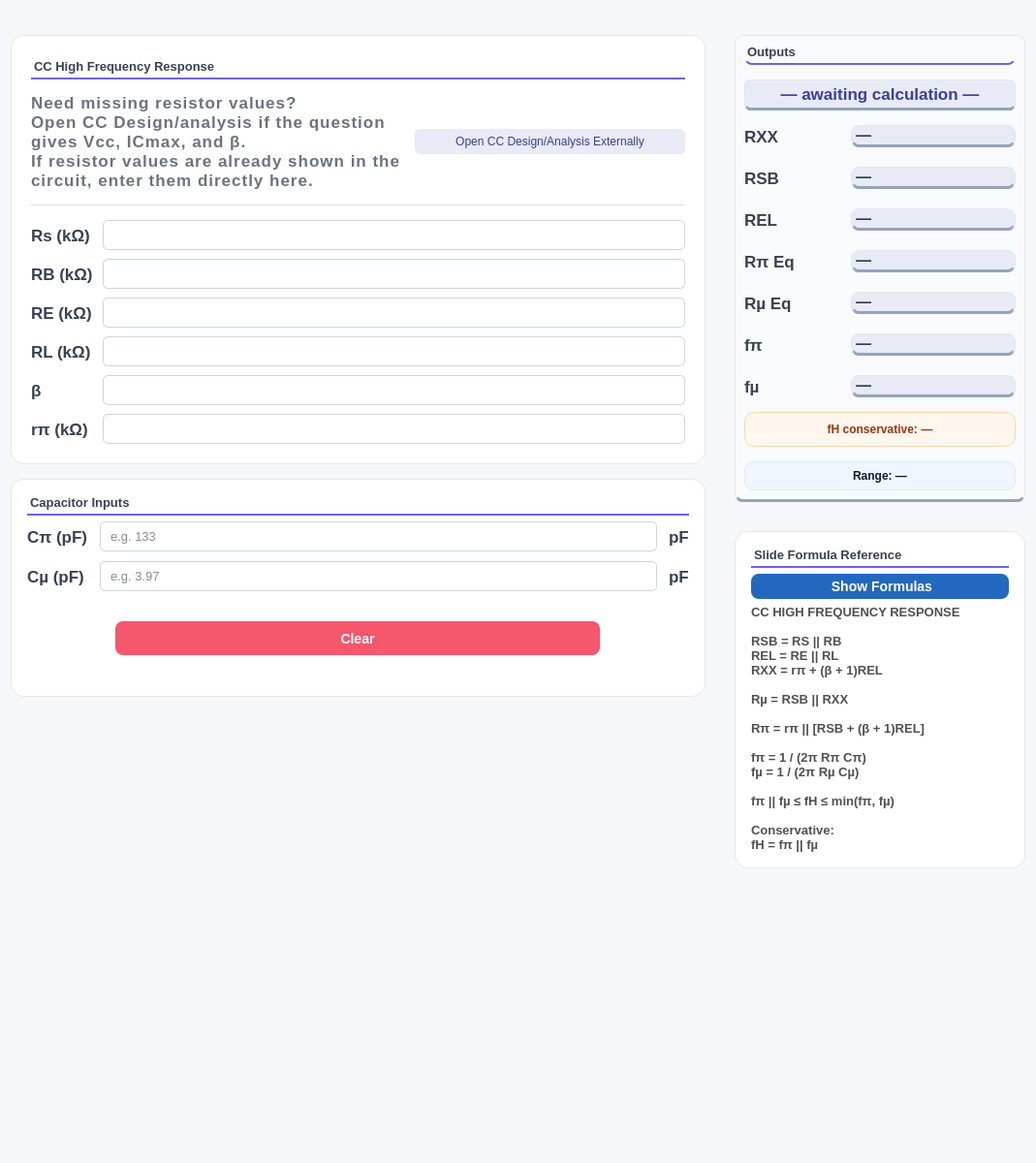
<?xml version="1.0" encoding="UTF-8"?>
<ui version="4.0">
 <class>Form</class>
 <widget class="QWidget" name="Form">
  <property name="geometry">
   <rect>
    <x>0</x>
    <y>0</y>
    <width>1069</width>
    <height>1200</height>
   </rect>
  </property>
  <property name="sizePolicy">
   <sizepolicy hsizetype="Preferred" vsizetype="Preferred">
    <horstretch>0</horstretch>
    <verstretch>0</verstretch>
   </sizepolicy>
  </property>
  <property name="minimumSize">
   <size>
    <width>1069</width>
    <height>1200</height>
   </size>
  </property>
  <property name="mouseTracking">
   <bool>false</bool>
  </property>
  <property name="windowTitle">
   <string>Form</string>
  </property>
  <property name="styleSheet">
   <string notr="true">QWidget {
background-color: #f5f7fa;
}
QLineEdit {
    background-color: #ffffff;
    border: 1px solid #d1d5db;
    border-radius: 5px;

    padding: 6px 8px;

    color: #111827;
    font-size: 13px;
    font-family: &quot;JetBrains Mono&quot;, &quot;Consolas&quot;, monospace;
}

QLineEdit:focus {
    border: 1px solid #667EEA;
    background-color: #f9fafb;
}
QLabel {
    color: #374151;
    font-family: &quot;Rockwell&quot;;
    font-size: 13pt;
    font-weight: bold;
    background: transparent;
    border: none;
}


QLineEdit:disabled {
    background-color: #f1f5f9;
    color: #94a3b8;
    border: 1px solid #cbd5e1;
}</string>
  </property>
  <layout class="QVBoxLayout" name="verticalLayout_5">
   <item>
    <spacer name="verticalSpacer_2">
     <property name="orientation">
      <enum>Qt::Orientation::Vertical</enum>
     </property>
     <property name="sizeType">
      <enum>QSizePolicy::Policy::Fixed</enum>
     </property>
     <property name="sizeHint" stdset="0">
      <size>
       <width>20</width>
       <height>25</height>
      </size>
     </property>
    </spacer>
   </item>
   <item>
    <layout class="QHBoxLayout" name="horizontalLayout">
     <property name="spacing">
      <number>30</number>
     </property>
     <property name="topMargin">
      <number>0</number>
     </property>
     <item>
      <layout class="QVBoxLayout" name="verticalLayout_3">
       <property name="spacing">
        <number>15</number>
       </property>
       <item>
        <widget class="QFrame" name="frameResistors">
         <property name="sizePolicy">
          <sizepolicy hsizetype="Expanding" vsizetype="Preferred">
           <horstretch>0</horstretch>
           <verstretch>0</verstretch>
          </sizepolicy>
         </property>
         <property name="minimumSize">
          <size>
           <width>0</width>
           <height>0</height>
          </size>
         </property>
         <property name="maximumSize">
          <size>
           <width>1000</width>
           <height>16777215</height>
          </size>
         </property>
         <property name="styleSheet">
          <string notr="true">#frameResistors { 
	background-color: #ffffff; 
	border-right: 1px solid #e5e7eb;
    background-color: white;
    border: 1px solid #e5e7eb;
    border-radius: 14px;
}
</string>
         </property>
         <property name="frameShape">
          <enum>QFrame::Shape::StyledPanel</enum>
         </property>
         <property name="frameShadow">
          <enum>QFrame::Shadow::Raised</enum>
         </property>
         <layout class="QVBoxLayout" name="verticalLayout">
          <property name="spacing">
           <number>14</number>
          </property>
          <property name="leftMargin">
           <number>20</number>
          </property>
          <property name="topMargin">
           <number>24</number>
          </property>
          <property name="rightMargin">
           <number>20</number>
          </property>
          <property name="bottomMargin">
           <number>20</number>
          </property>
          <item>
           <widget class="QLabel" name="labelInputs">
            <property name="sizePolicy">
             <sizepolicy hsizetype="Preferred" vsizetype="Fixed">
              <horstretch>0</horstretch>
              <verstretch>0</verstretch>
             </sizepolicy>
            </property>
            <property name="maximumSize">
             <size>
              <width>16777215</width>
              <height>30</height>
             </size>
            </property>
            <property name="styleSheet">
             <string notr="true">QLabel {
    color: #374151;
    font-size: 13px;
    font-weight: 600;
	background-color: transparent;
    padding-bottom: 4px;
    border: none;
    border-bottom: 2px solid #6D63E8;
	
	
	font: 13pt &quot;Rockwell&quot;;
}</string>
            </property>
            <property name="text">
             <string>CC High Frequency Response</string>
            </property>
           </widget>
          </item>
          <item>
           <layout class="QHBoxLayout" name="horizontalLayout_2">
            <item>
             <widget class="QLabel" name="labelNoteGivenVcc">
              <property name="sizePolicy">
               <sizepolicy hsizetype="Preferred" vsizetype="Fixed">
                <horstretch>0</horstretch>
                <verstretch>0</verstretch>
               </sizepolicy>
              </property>
              <property name="styleSheet">
               <string notr="true">font: 600 9pt 'Segoe UI'; color: #6b7280; letter-spacing: 1px;</string>
              </property>
              <property name="text">
               <string>Need missing resistor values?
Open CC Design/analysis if the question gives Vcc, ICmax, and β.
If resistor values are already shown in the circuit, enter them directly here.</string>
              </property>
              <property name="wordWrap">
               <bool>true</bool>
              </property>
             </widget>
            </item>
            <item>
             <widget class="QPushButton" name="buttonOpen">
              <property name="cursor">
               <cursorShape>PointingHandCursor</cursorShape>
              </property>
              <property name="styleSheet">
               <string notr="true">QPushButton { background:#e8eaf6; color:#3d3d9e; border-radius:6px; font:700 9pt 'Segoe UI'; padding:6px 10px; border:none; }
QPushButton:hover { background:#6D63E8; color:white; }
QPushButton:checked { background:#6D63E8; color:white; }
QPushButton:pressed {
    /* Slightly darker than your #6D63E8 hover color */
    background-color: #5a52c7; 
    color: #f0f0f0;
    
    /* The &quot;Push&quot; effect: increase top padding, decrease bottom */
    padding-top: 8px;
    padding-bottom: 4px;
}</string>
              </property>
              <property name="text">
               <string>Open CC Design/Analysis Externally</string>
              </property>
             </widget>
            </item>
           </layout>
          </item>
          <item>
           <widget class="QFrame" name="div2">
            <property name="styleSheet">
             <string notr="true">color:#e5e7eb;</string>
            </property>
            <property name="frameShape">
             <enum>QFrame::Shape::HLine</enum>
            </property>
           </widget>
          </item>
          <item>
           <layout class="QGridLayout" name="gridInputs">
            <property name="horizontalSpacing">
             <number>10</number>
            </property>
            <property name="verticalSpacing">
             <number>9</number>
            </property>
            <item row="2" column="0">
             <widget class="QLabel" name="labelRE">
              <property name="styleSheet">
               <string notr="true"/>
              </property>
              <property name="text">
               <string>RE (kΩ)</string>
              </property>
             </widget>
            </item>
            <item row="3" column="1">
             <widget class="QLineEdit" name="lineRL">
              <property name="placeholderText">
               <string/>
              </property>
             </widget>
            </item>
            <item row="3" column="0">
             <widget class="QLabel" name="labelRL">
              <property name="styleSheet">
               <string notr="true"/>
              </property>
              <property name="text">
               <string>RL (kΩ)</string>
              </property>
             </widget>
            </item>
            <item row="5" column="0">
             <widget class="QLabel" name="labelRpiInput">
              <property name="styleSheet">
               <string notr="true"/>
              </property>
              <property name="text">
               <string>rπ (kΩ)</string>
              </property>
             </widget>
            </item>
            <item row="5" column="1">
             <widget class="QLineEdit" name="lineRpi">
              <property name="placeholderText">
               <string/>
              </property>
             </widget>
            </item>
            <item row="2" column="1">
             <widget class="QLineEdit" name="lineRE">
              <property name="placeholderText">
               <string/>
              </property>
             </widget>
            </item>
            <item row="0" column="0">
             <widget class="QLabel" name="labelRs">
              <property name="styleSheet">
               <string notr="true"/>
              </property>
              <property name="text">
               <string>Rs (kΩ)</string>
              </property>
             </widget>
            </item>
            <item row="1" column="0">
             <widget class="QLabel" name="labelRB">
              <property name="styleSheet">
               <string notr="true"/>
              </property>
              <property name="text">
               <string>RB (kΩ)</string>
              </property>
             </widget>
            </item>
            <item row="4" column="1">
             <widget class="QLineEdit" name="lineBeta">
              <property name="placeholderText">
               <string/>
              </property>
             </widget>
            </item>
            <item row="4" column="0">
             <widget class="QLabel" name="labelBeta">
              <property name="styleSheet">
               <string notr="true"/>
              </property>
              <property name="text">
               <string>β</string>
              </property>
             </widget>
            </item>
            <item row="0" column="1">
             <widget class="QLineEdit" name="lineRs">
              <property name="placeholderText">
               <string/>
              </property>
             </widget>
            </item>
            <item row="1" column="1">
             <widget class="QLineEdit" name="lineRB">
              <property name="placeholderText">
               <string/>
              </property>
             </widget>
            </item>
           </layout>
          </item>
         </layout>
        </widget>
       </item>
       <item>
        <widget class="QFrame" name="frameCapacitors">
         <property name="sizePolicy">
          <sizepolicy hsizetype="Expanding" vsizetype="Preferred">
           <horstretch>0</horstretch>
           <verstretch>0</verstretch>
          </sizepolicy>
         </property>
         <property name="maximumSize">
          <size>
           <width>1000</width>
           <height>16777215</height>
          </size>
         </property>
         <property name="styleSheet">
          <string notr="true">#frameCapacitors{ 
	background-color: #ffffff; 
	border-right: 1px solid #e5e7eb;
    background-color: white;
    border: 1px solid #e5e7eb;
    border-radius: 14px;
}
</string>
         </property>
         <property name="frameShape">
          <enum>QFrame::Shape::StyledPanel</enum>
         </property>
         <layout class="QVBoxLayout" name="capsCardLayout">
          <property name="spacing">
           <number>6</number>
          </property>
          <property name="leftMargin">
           <number>16</number>
          </property>
          <property name="topMargin">
           <number>16</number>
          </property>
          <property name="rightMargin">
           <number>16</number>
          </property>
          <property name="bottomMargin">
           <number>16</number>
          </property>
          <item>
           <widget class="QLabel" name="labelCapsTitle">
            <property name="sizePolicy">
             <sizepolicy hsizetype="Preferred" vsizetype="Fixed">
              <horstretch>0</horstretch>
              <verstretch>0</verstretch>
             </sizepolicy>
            </property>
            <property name="styleSheet">
             <string notr="true">QLabel {
    color: #374151;
    font-size: 13px;
    font-weight: 600;
	background-color: transparent;
    padding-bottom: 4px;
    border: none;
    border-bottom: 2px solid #6D63E8;
	
	
	font: 13pt &quot;Rockwell&quot;;
}</string>
            </property>
            <property name="text">
             <string>Capacitor Inputs</string>
            </property>
            <property name="sectionTitle" stdset="0">
             <bool>true</bool>
            </property>
           </widget>
          </item>
          <item>
           <layout class="QGridLayout" name="capGrid">
            <property name="horizontalSpacing">
             <number>12</number>
            </property>
            <property name="verticalSpacing">
             <number>10</number>
            </property>
            <item row="0" column="1">
             <widget class="SmartLineEdit" name="lineCpi">
              <property name="placeholderText">
               <string>e.g. 133</string>
              </property>
             </widget>
            </item>
            <item row="1" column="1">
             <widget class="SmartLineEdit" name="lineCmu">
              <property name="placeholderText">
               <string>e.g. 3.97</string>
              </property>
             </widget>
            </item>
            <item row="0" column="0">
             <widget class="QLabel" name="labelCpiInput">
              <property name="text">
               <string>Cπ (pF)</string>
              </property>
              <property name="fieldLabel" stdset="0">
               <bool>true</bool>
              </property>
             </widget>
            </item>
            <item row="1" column="0">
             <widget class="QLabel" name="labelCmuInput">
              <property name="text">
               <string>Cµ (pF)</string>
              </property>
              <property name="fieldLabel" stdset="0">
               <bool>true</bool>
              </property>
             </widget>
            </item>
            <item row="1" column="2">
             <widget class="QLabel" name="labelCmuUnit">
              <property name="text">
               <string>pF</string>
              </property>
             </widget>
            </item>
            <item row="0" column="2">
             <widget class="QLabel" name="labelCpiUnit">
              <property name="text">
               <string>pF</string>
              </property>
             </widget>
            </item>
           </layout>
          </item>
          <item>
           <spacer name="verticalSpacer_8">
            <property name="orientation">
             <enum>Qt::Orientation::Vertical</enum>
            </property>
            <property name="sizeType">
             <enum>QSizePolicy::Policy::Fixed</enum>
            </property>
            <property name="sizeHint" stdset="0">
             <size>
              <width>20</width>
              <height>25</height>
             </size>
            </property>
           </spacer>
          </item>
          <item>
           <layout class="QHBoxLayout" name="buttonLayout">
            <property name="spacing">
             <number>0</number>
            </property>
            <item>
             <widget class="QPushButton" name="pushButtonClear">
              <property name="sizePolicy">
               <sizepolicy hsizetype="Minimum" vsizetype="Preferred">
                <horstretch>0</horstretch>
                <verstretch>0</verstretch>
               </sizepolicy>
              </property>
              <property name="maximumSize">
               <size>
                <width>500</width>
                <height>35</height>
               </size>
              </property>
              <property name="cursor">
               <cursorShape>PointingHandCursor</cursorShape>
              </property>
              <property name="styleSheet">
               <string notr="true">QPushButton {
    background-color: #f5576c;
    color: white;
    border: none;
    border-radius: 8px;
    font-size: 14px;
    font-weight: 600; /* 'Semi-bold' for the Inter font vibe */
    padding: 10px 20px;
}

QPushButton:hover {
    background-color: #e5475c;
}

QPushButton:pressed {
    background-color: #d93f53; /* slightly darker for click feedback */
}

QPushButton:disabled {
    background-color: #e0e0e0;
    color: #999999;
}
</string>
              </property>
              <property name="text">
               <string>Clear</string>
              </property>
             </widget>
            </item>
           </layout>
          </item>
          <item>
           <widget class="QLabel" name="labelImage">
            <property name="maximumSize">
             <size>
              <width>300</width>
              <height>200</height>
             </size>
            </property>
            <property name="text">
             <string/>
            </property>
            <property name="pixmap">
             <pixmap>../../assets/images/danger_placeholder.jpg</pixmap>
            </property>
            <property name="scaledContents">
             <bool>true</bool>
            </property>
           </widget>
          </item>
         </layout>
        </widget>
       </item>
       <item>
        <spacer name="verticalSpacer_7">
         <property name="orientation">
          <enum>Qt::Orientation::Vertical</enum>
         </property>
         <property name="sizeType">
          <enum>QSizePolicy::Policy::Expanding</enum>
         </property>
         <property name="sizeHint" stdset="0">
          <size>
           <width>20</width>
           <height>40</height>
          </size>
         </property>
        </spacer>
       </item>
      </layout>
     </item>
     <item>
      <layout class="QVBoxLayout" name="verticalLayout_4">
       <item>
        <widget class="QFrame" name="frameOutputs">
         <property name="sizePolicy">
          <sizepolicy hsizetype="Preferred" vsizetype="Preferred">
           <horstretch>0</horstretch>
           <verstretch>0</verstretch>
          </sizepolicy>
         </property>
         <property name="minimumSize">
          <size>
           <width>300</width>
           <height>0</height>
          </size>
         </property>
         <property name="maximumSize">
          <size>
           <width>16777215</width>
           <height>16777215</height>
          </size>
         </property>
         <property name="styleSheet">
          <string notr="true">background-color: #f8fafc;
color: #334155;
border-radius: 8px;
border: 1px solid #e2e8f0;
border-bottom: 3px solid #94a3b8;
font-family: 'Inter', sans-serif;</string>
         </property>
         <property name="frameShape">
          <enum>QFrame::Shape::StyledPanel</enum>
         </property>
         <layout class="QVBoxLayout" name="verticalLayout_2">
          <property name="spacing">
           <number>15</number>
          </property>
          <item>
           <widget class="QLabel" name="labelOutput">
            <property name="sizePolicy">
             <sizepolicy hsizetype="Preferred" vsizetype="Fixed">
              <horstretch>0</horstretch>
              <verstretch>0</verstretch>
             </sizepolicy>
            </property>
            <property name="styleSheet">
             <string notr="true">QLabel {
    color: #374151;
    font-size: 13px;
    font-weight: 600;
	background-color: transparent;
    padding-bottom: 4px;
    border: none;
    border-bottom: 2px solid #6D63E8;
	
	
	font: 13pt &quot;Rockwell&quot;;
}</string>
            </property>
            <property name="text">
             <string>Outputs</string>
            </property>
           </widget>
          </item>
          <item>
           <widget class="QLabel" name="labelMode">
            <property name="minimumSize">
             <size>
              <width>0</width>
              <height>32</height>
             </size>
            </property>
            <property name="maximumSize">
             <size>
              <width>16777215</width>
              <height>32</height>
             </size>
            </property>
            <property name="styleSheet">
             <string notr="true">QLabel {
    background-color: #e8eaf6;
    color: #3d3d9e;
    border-radius: 6px;
    font: 700 11pt &quot;Rockwell&quot;;
    padding: 4px 14px; 
    qproperty-alignment: AlignCenter;
}</string>
            </property>
            <property name="text">
             <string>— awaiting calculation —</string>
            </property>
            <property name="alignment">
             <set>Qt::AlignmentFlag::AlignCenter</set>
            </property>
           </widget>
          </item>
          <item>
           <layout class="QGridLayout" name="gridOutputs">
            <property name="horizontalSpacing">
             <number>10</number>
            </property>
            <property name="verticalSpacing">
             <number>20</number>
            </property>
            <item row="4" column="0">
             <widget class="QLabel" name="labelRmuTitle">
              <property name="minimumSize">
               <size>
                <width>0</width>
                <height>0</height>
               </size>
              </property>
              <property name="maximumSize">
               <size>
                <width>100</width>
                <height>16777215</height>
               </size>
              </property>
              <property name="styleSheet">
               <string notr="true">QLabel {
    color: #374151;
    font-family: &quot;Rockwell&quot;;
    font-size: 13pt;
    font-weight: bold;
    background: transparent;
    border: none;
}</string>
              </property>
              <property name="text">
               <string>Rµ Eq</string>
              </property>
             </widget>
            </item>
            <item row="0" column="0">
             <widget class="QLabel" name="labelRXXTitle">
              <property name="minimumSize">
               <size>
                <width>0</width>
                <height>0</height>
               </size>
              </property>
              <property name="maximumSize">
               <size>
                <width>100</width>
                <height>16777215</height>
               </size>
              </property>
              <property name="styleSheet">
               <string notr="true">QLabel {
    color: #374151;
    font-family: &quot;Rockwell&quot;;
    font-size: 13pt;
    font-weight: bold;
    background: transparent;
    border: none;
}</string>
              </property>
              <property name="text">
               <string>RXX</string>
              </property>
             </widget>
            </item>
            <item row="1" column="1">
             <widget class="QLabel" name="labelRSB">
              <property name="styleSheet">
               <string notr="true">font-size: 16px; font-weight: bold; color: #2c3e50; background: #e8eaf6;

</string>
              </property>
              <property name="text">
               <string>—</string>
              </property>
              <property name="result" stdset="0">
               <bool>true</bool>
              </property>
             </widget>
            </item>
            <item row="3" column="0">
             <widget class="QLabel" name="labelRpiTitle">
              <property name="minimumSize">
               <size>
                <width>0</width>
                <height>0</height>
               </size>
              </property>
              <property name="maximumSize">
               <size>
                <width>100</width>
                <height>16777215</height>
               </size>
              </property>
              <property name="styleSheet">
               <string notr="true">QLabel {
    color: #374151;
    font-family: &quot;Rockwell&quot;;
    font-size: 13pt;
    font-weight: bold;
    background: transparent;
    border: none;
}</string>
              </property>
              <property name="text">
               <string>Rπ Eq</string>
              </property>
             </widget>
            </item>
            <item row="6" column="0">
             <widget class="QLabel" name="labelFmuTitle">
              <property name="minimumSize">
               <size>
                <width>0</width>
                <height>0</height>
               </size>
              </property>
              <property name="maximumSize">
               <size>
                <width>100</width>
                <height>16777215</height>
               </size>
              </property>
              <property name="styleSheet">
               <string notr="true">QLabel {
    color: #374151;
    font-family: &quot;Rockwell&quot;;
    font-size: 13pt;
    font-weight: bold;
    background: transparent;
    border: none;
}</string>
              </property>
              <property name="text">
               <string>fµ</string>
              </property>
             </widget>
            </item>
            <item row="0" column="1">
             <widget class="QLabel" name="labelRXX">
              <property name="styleSheet">
               <string notr="true">font-size: 16px; font-weight: bold; color: #2c3e50; background: #e8eaf6;

</string>
              </property>
              <property name="text">
               <string>—</string>
              </property>
              <property name="result" stdset="0">
               <bool>true</bool>
              </property>
             </widget>
            </item>
            <item row="3" column="1">
             <widget class="QLabel" name="labelRpi">
              <property name="styleSheet">
               <string notr="true">font-size: 16px; font-weight: bold; color: #2c3e50; background: #e8eaf6;

</string>
              </property>
              <property name="text">
               <string>—</string>
              </property>
              <property name="result" stdset="0">
               <bool>true</bool>
              </property>
             </widget>
            </item>
            <item row="6" column="1">
             <widget class="QLabel" name="labelFmu">
              <property name="styleSheet">
               <string notr="true">font-size: 16px; font-weight: bold; color: #2c3e50; background: #e8eaf6;

</string>
              </property>
              <property name="text">
               <string>—</string>
              </property>
              <property name="result" stdset="0">
               <bool>true</bool>
              </property>
             </widget>
            </item>
            <item row="4" column="1">
             <widget class="QLabel" name="labelRmu">
              <property name="styleSheet">
               <string notr="true">font-size: 16px; font-weight: bold; color: #2c3e50; background: #e8eaf6;

</string>
              </property>
              <property name="text">
               <string>—</string>
              </property>
              <property name="result" stdset="0">
               <bool>true</bool>
              </property>
             </widget>
            </item>
            <item row="5" column="0">
             <widget class="QLabel" name="labelFpiTitle">
              <property name="minimumSize">
               <size>
                <width>0</width>
                <height>0</height>
               </size>
              </property>
              <property name="maximumSize">
               <size>
                <width>100</width>
                <height>16777215</height>
               </size>
              </property>
              <property name="styleSheet">
               <string notr="true">QLabel {
    color: #374151;
    font-family: &quot;Rockwell&quot;;
    font-size: 13pt;
    font-weight: bold;
    background: transparent;
    border: none;
}</string>
              </property>
              <property name="text">
               <string>fπ</string>
              </property>
             </widget>
            </item>
            <item row="5" column="1">
             <widget class="QLabel" name="labelFpi">
              <property name="styleSheet">
               <string notr="true">font-size: 16px; font-weight: bold; color: #2c3e50; background: #e8eaf6;

</string>
              </property>
              <property name="text">
               <string>—</string>
              </property>
              <property name="result" stdset="0">
               <bool>true</bool>
              </property>
             </widget>
            </item>
            <item row="2" column="1">
             <widget class="QLabel" name="labelREL">
              <property name="styleSheet">
               <string notr="true">font-size: 16px; font-weight: bold; color: #2c3e50; background: #e8eaf6;

</string>
              </property>
              <property name="text">
               <string>—</string>
              </property>
              <property name="result" stdset="0">
               <bool>true</bool>
              </property>
             </widget>
            </item>
            <item row="2" column="0">
             <widget class="QLabel" name="labelRELTitle">
              <property name="minimumSize">
               <size>
                <width>0</width>
                <height>0</height>
               </size>
              </property>
              <property name="maximumSize">
               <size>
                <width>100</width>
                <height>16777215</height>
               </size>
              </property>
              <property name="styleSheet">
               <string notr="true">QLabel {
    color: #374151;
    font-family: &quot;Rockwell&quot;;
    font-size: 13pt;
    font-weight: bold;
    background: transparent;
    border: none;
}</string>
              </property>
              <property name="text">
               <string>REL</string>
              </property>
             </widget>
            </item>
            <item row="1" column="0">
             <widget class="QLabel" name="labelRSBTitle">
              <property name="minimumSize">
               <size>
                <width>0</width>
                <height>0</height>
               </size>
              </property>
              <property name="maximumSize">
               <size>
                <width>100</width>
                <height>16777215</height>
               </size>
              </property>
              <property name="styleSheet">
               <string notr="true">QLabel {
    color: #374151;
    font-family: &quot;Rockwell&quot;;
    font-size: 13pt;
    font-weight: bold;
    background: transparent;
    border: none;
}</string>
              </property>
              <property name="text">
               <string>RSB</string>
              </property>
             </widget>
            </item>
           </layout>
          </item>
          <item>
           <widget class="QLabel" name="labelFHConservative">
            <property name="styleSheet">
             <string notr="true">QLabel {
    background-color: #fff7ed;
    border: 1px solid #fed7aa;
    border-radius: 10px;
    padding: 10px;
    color: #9a3412;
    font-size: 12px;
    font-weight: 700;
}</string>
            </property>
            <property name="text">
             <string>fH conservative: —</string>
            </property>
            <property name="alignment">
             <set>Qt::AlignmentFlag::AlignCenter</set>
            </property>
           </widget>
          </item>
          <item>
           <widget class="QLabel" name="labelFHRange">
            <property name="styleSheet">
             <string notr="true">QLabel {
    background-color: #f0f5ff;
    border: 1px solid #dbeafe;
    border-radius: 8px;
    padding: 7px 5px;
    color: #111827;
    font-size: 12px;
}</string>
            </property>
            <property name="text">
             <string>Range: —</string>
            </property>
            <property name="alignment">
             <set>Qt::AlignmentFlag::AlignCenter</set>
            </property>
            <property name="result" stdset="0">
             <bool>true</bool>
            </property>
           </widget>
          </item>
         </layout>
        </widget>
       </item>
       <item>
        <widget class="QFrame" name="frameFormula">
         <property name="maximumSize">
          <size>
           <width>900</width>
           <height>16777215</height>
          </size>
         </property>
         <property name="styleSheet">
          <string notr="true">#frameFormula { 
	background-color: #ffffff; 
	border-right: 1px solid #e5e7eb;
    background-color: white;
    border: 1px solid #e5e7eb;
    border-radius: 14px;
}
</string>
         </property>
         <property name="frameShape">
          <enum>QFrame::Shape::StyledPanel</enum>
         </property>
         <layout class="QVBoxLayout" name="formulaCardLayout">
          <property name="leftMargin">
           <number>16</number>
          </property>
          <property name="topMargin">
           <number>16</number>
          </property>
          <property name="rightMargin">
           <number>16</number>
          </property>
          <property name="bottomMargin">
           <number>16</number>
          </property>
          <item>
           <widget class="QLabel" name="labelFormulaTitle">
            <property name="sizePolicy">
             <sizepolicy hsizetype="Preferred" vsizetype="Fixed">
              <horstretch>0</horstretch>
              <verstretch>0</verstretch>
             </sizepolicy>
            </property>
            <property name="styleSheet">
             <string notr="true">QLabel {
    color: #374151;
    font-size: 13px;
    font-weight: 600;
	background-color: transparent;
    padding-bottom: 4px;
    border: none;
    border-bottom: 2px solid #6D63E8;
	
	
	font: 13pt &quot;Rockwell&quot;;
}</string>
            </property>
            <property name="text">
             <string>Slide Formula Reference</string>
            </property>
            <property name="sectionTitle" stdset="0">
             <bool>true</bool>
            </property>
           </widget>
          </item>
          <item>
           <widget class="QPushButton" name="pushButtonShowFormulas">
            <property name="enabled">
             <bool>true</bool>
            </property>
            <property name="maximumSize">
             <size>
              <width>500</width>
              <height>30</height>
             </size>
            </property>
            <property name="cursor">
             <cursorShape>PointingHandCursor</cursorShape>
            </property>
            <property name="styleSheet">
             <string notr="true">QPushButton {
    /* Your original blue */
    background-color: rgb(34, 104, 190); 
    color: white;
    border: none;
    border-radius: 8px;
    font-size: 14px;
    font-weight: 600;
    padding: 5px 20px;
}

QPushButton:hover {
    /* A slightly brighter, more vibrant version of your blue */
    background-color: rgb(46, 126, 219); 
}

QPushButton:pressed {
    /* A deeper, more saturated version for tactile feedback */
    background-color: rgb(26, 86, 161); 
}

QPushButton:disabled {
    background-color: #e2e8f0;
    color: #94a3b8;
}</string>
            </property>
            <property name="text">
             <string> Show Formulas</string>
            </property>
           </widget>
          </item>
          <item>
           <widget class="QLabel" name="labelFormulaText">
            <property name="sizePolicy">
             <sizepolicy hsizetype="Preferred" vsizetype="Fixed">
              <horstretch>0</horstretch>
              <verstretch>0</verstretch>
             </sizepolicy>
            </property>
            <property name="styleSheet">
             <string notr="true">QLabel {
    color: rgb(80, 80, 80);                  /* soft dark gray */
    font-size: 13px;
    font-weight: 500;
    font-family: &quot;Segoe UI&quot;, &quot;Roboto&quot;, sans-serif;
}</string>
            </property>
            <property name="text">
             <string>CC HIGH FREQUENCY RESPONSE

RSB = RS || RB
REL = RE || RL
RXX = rπ + (β + 1)REL

Rµ = RSB || RXX

Rπ = rπ || [RSB + (β + 1)REL]

fπ = 1 / (2π Rπ Cπ)
fµ = 1 / (2π Rµ Cµ)

fπ || fµ ≤ fH ≤ min(fπ, fµ)

Conservative:
fH = fπ || fµ</string>
            </property>
            <property name="wordWrap">
             <bool>true</bool>
            </property>
           </widget>
          </item>
         </layout>
        </widget>
       </item>
       <item>
        <spacer name="verticalSpacer">
         <property name="orientation">
          <enum>Qt::Orientation::Vertical</enum>
         </property>
         <property name="sizeHint" stdset="0">
          <size>
           <width>20</width>
           <height>40</height>
          </size>
         </property>
        </spacer>
       </item>
      </layout>
     </item>
    </layout>
   </item>
  </layout>
 </widget>
 <customwidgets>
  <customwidget>
   <class>SmartLineEdit</class>
   <extends>QLineEdit</extends>
   <header>core.smart_line_edit</header>
  </customwidget>
 </customwidgets>
 <resources/>
 <connections/>
</ui>
